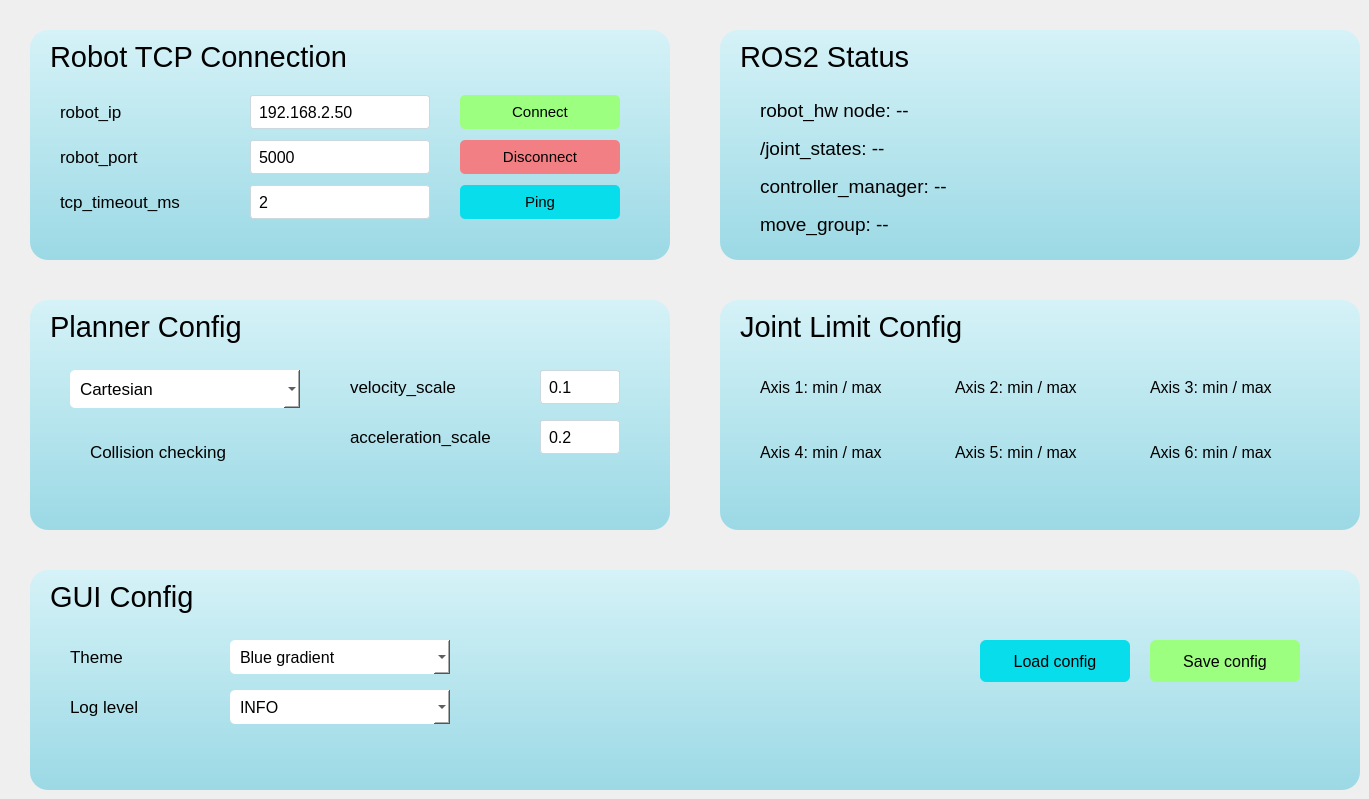
    <widget class="QWidget" name="pageSetting">
     <property name="styleSheet">
      <string>QWidget#pageSetting { background: qlineargradient(x1:0,y1:0,x2:0,y2:1, stop:0 #78b2d9, stop:1 #253d56); }</string>
     </property>
     <widget class="QFrame" name="RobotConnectionSetting">
      <property name="geometry">
       <rect>
        <x>30</x>
        <y>30</y>
        <width>640</width>
        <height>230</height>
       </rect>
      </property>
      <property name="styleSheet">
       <string>background: qlineargradient(x1:0,y1:0,x2:0,y2:1, stop:0 #d5f2f7, stop:1 #9bd9e5); border-radius:18px;</string>
      </property>
      <widget class="QLabel" name="RobotConnectionSetting_title">
       <property name="geometry">
        <rect>
         <x>20</x>
         <y>8</y>
         <width>600</width>
         <height>38</height>
        </rect>
       </property>
       <property name="font">
        <font>
         <family>Arial</family>
         <pointsize>22</pointsize>
        </font>
       </property>
       <property name="styleSheet">
        <string>color:black; background:transparent; border:0px;</string>
       </property>
       <property name="text">
        <string>Robot TCP Connection</string>
       </property>
      </widget>
      <widget class="QLabel" name="txtRobotIP_label">
       <property name="geometry">
        <rect>
         <x>30</x>
         <y>65</y>
         <width>170</width>
         <height>34</height>
        </rect>
       </property>
       <property name="font">
        <font>
         <family>Arial</family>
         <pointsize>13</pointsize>
        </font>
       </property>
       <property name="styleSheet">
        <string>color:black; background:transparent; border:0px;</string>
       </property>
       <property name="text">
        <string>robot_ip</string>
       </property>
      </widget>
      <widget class="QLineEdit" name="txtRobotIP">
       <property name="geometry">
        <rect>
         <x>220</x>
         <y>65</y>
         <width>180</width>
         <height>34</height>
        </rect>
       </property>
       <property name="font">
        <font>
         <family>Arial</family>
         <pointsize>12</pointsize>
        </font>
       </property>
       <property name="styleSheet">
        <string>QLineEdit { background:white; border-radius:3px; border:1px solid #cbd8e0; padding-left:6px; color:black;}</string>
       </property>
       <property name="text">
        <string>192.168.2.50</string>
       </property>
      </widget>
      <widget class="QLabel" name="txtRobotPort_label">
       <property name="geometry">
        <rect>
         <x>30</x>
         <y>110</y>
         <width>170</width>
         <height>34</height>
        </rect>
       </property>
       <property name="font">
        <font>
         <family>Arial</family>
         <pointsize>13</pointsize>
        </font>
       </property>
       <property name="styleSheet">
        <string>color:black; background:transparent; border:0px;</string>
       </property>
       <property name="text">
        <string>robot_port</string>
       </property>
      </widget>
      <widget class="QLineEdit" name="txtRobotPort">
       <property name="geometry">
        <rect>
         <x>220</x>
         <y>110</y>
         <width>180</width>
         <height>34</height>
        </rect>
       </property>
       <property name="font">
        <font>
         <family>Arial</family>
         <pointsize>12</pointsize>
        </font>
       </property>
       <property name="styleSheet">
        <string>QLineEdit { background:white; border-radius:3px; border:1px solid #cbd8e0; padding-left:6px; color:black;}</string>
       </property>
       <property name="text">
        <string>5000</string>
       </property>
      </widget>
      <widget class="QLabel" name="txtTcpTimeoutMs_label">
       <property name="geometry">
        <rect>
         <x>30</x>
         <y>155</y>
         <width>170</width>
         <height>34</height>
        </rect>
       </property>
       <property name="font">
        <font>
         <family>Arial</family>
         <pointsize>13</pointsize>
        </font>
       </property>
       <property name="styleSheet">
        <string>color:black; background:transparent; border:0px;</string>
       </property>
       <property name="text">
        <string>tcp_timeout_ms</string>
       </property>
      </widget>
      <widget class="QLineEdit" name="txtTcpTimeoutMs">
       <property name="geometry">
        <rect>
         <x>220</x>
         <y>155</y>
         <width>180</width>
         <height>34</height>
        </rect>
       </property>
       <property name="font">
        <font>
         <family>Arial</family>
         <pointsize>12</pointsize>
        </font>
       </property>
       <property name="styleSheet">
        <string>QLineEdit { background:white; border-radius:3px; border:1px solid #cbd8e0; padding-left:6px; color:black;}</string>
       </property>
       <property name="text">
        <string>2</string>
       </property>
      </widget>
      <widget class="QPushButton" name="btnConnectRobot">
       <property name="geometry">
        <rect>
         <x>430</x>
         <y>65</y>
         <width>160</width>
         <height>34</height>
        </rect>
       </property>
       <property name="font">
        <font>
         <family>Arial</family>
         <pointsize>11</pointsize>
        </font>
       </property>
       <property name="styleSheet">
        <string>QPushButton{background:#9dff80; border-radius:5px;}</string>
       </property>
       <property name="text">
        <string>Connect</string>
       </property>
      </widget>
      <widget class="QPushButton" name="btnDisconnectRobot">
       <property name="geometry">
        <rect>
         <x>430</x>
         <y>110</y>
         <width>160</width>
         <height>34</height>
        </rect>
       </property>
       <property name="font">
        <font>
         <family>Arial</family>
         <pointsize>11</pointsize>
        </font>
       </property>
       <property name="styleSheet">
        <string>QPushButton{background:#f27f83; border-radius:5px;}</string>
       </property>
       <property name="text">
        <string>Disconnect</string>
       </property>
      </widget>
      <widget class="QPushButton" name="btnPingRobot">
       <property name="geometry">
        <rect>
         <x>430</x>
         <y>155</y>
         <width>160</width>
         <height>34</height>
        </rect>
       </property>
       <property name="font">
        <font>
         <family>Arial</family>
         <pointsize>11</pointsize>
        </font>
       </property>
       <property name="styleSheet">
        <string>QPushButton{background:#08ddec; border-radius:5px;}</string>
       </property>
       <property name="text">
        <string>Ping</string>
       </property>
      </widget>
     </widget>
     <widget class="QFrame" name="Ros2Setting">
      <property name="geometry">
       <rect>
        <x>720</x>
        <y>30</y>
        <width>640</width>
        <height>230</height>
       </rect>
      </property>
      <property name="styleSheet">
       <string>background: qlineargradient(x1:0,y1:0,x2:0,y2:1, stop:0 #d5f2f7, stop:1 #9bd9e5); border-radius:18px;</string>
      </property>
      <widget class="QLabel" name="Ros2Setting_title">
       <property name="geometry">
        <rect>
         <x>20</x>
         <y>8</y>
         <width>600</width>
         <height>38</height>
        </rect>
       </property>
       <property name="font">
        <font>
         <family>Arial</family>
         <pointsize>22</pointsize>
        </font>
       </property>
       <property name="styleSheet">
        <string>color:black; background:transparent; border:0px;</string>
       </property>
       <property name="text">
        <string>ROS2 Status</string>
       </property>
      </widget>
      <widget class="QLabel" name="lblRosStatus0">
       <property name="geometry">
        <rect>
         <x>40</x>
         <y>65</y>
         <width>520</width>
         <height>30</height>
        </rect>
       </property>
       <property name="font">
        <font>
         <family>Arial</family>
         <pointsize>14</pointsize>
        </font>
       </property>
       <property name="styleSheet">
        <string>color:black; background:transparent; border:0px;</string>
       </property>
       <property name="text">
        <string>robot_hw node: --</string>
       </property>
      </widget>
      <widget class="QLabel" name="lblRosStatus1">
       <property name="geometry">
        <rect>
         <x>40</x>
         <y>103</y>
         <width>520</width>
         <height>30</height>
        </rect>
       </property>
       <property name="font">
        <font>
         <family>Arial</family>
         <pointsize>14</pointsize>
        </font>
       </property>
       <property name="styleSheet">
        <string>color:black; background:transparent; border:0px;</string>
       </property>
       <property name="text">
        <string>/joint_states: --</string>
       </property>
      </widget>
      <widget class="QLabel" name="lblRosStatus2">
       <property name="geometry">
        <rect>
         <x>40</x>
         <y>141</y>
         <width>520</width>
         <height>30</height>
        </rect>
       </property>
       <property name="font">
        <font>
         <family>Arial</family>
         <pointsize>14</pointsize>
        </font>
       </property>
       <property name="styleSheet">
        <string>color:black; background:transparent; border:0px;</string>
       </property>
       <property name="text">
        <string>controller_manager: --</string>
       </property>
      </widget>
      <widget class="QLabel" name="lblRosStatus3">
       <property name="geometry">
        <rect>
         <x>40</x>
         <y>179</y>
         <width>520</width>
         <height>30</height>
        </rect>
       </property>
       <property name="font">
        <font>
         <family>Arial</family>
         <pointsize>14</pointsize>
        </font>
       </property>
       <property name="styleSheet">
        <string>color:black; background:transparent; border:0px;</string>
       </property>
       <property name="text">
        <string>move_group: --</string>
       </property>
      </widget>
     </widget>
     <widget class="QFrame" name="PlannerSetting">
      <property name="geometry">
       <rect>
        <x>30</x>
        <y>300</y>
        <width>640</width>
        <height>230</height>
       </rect>
      </property>
      <property name="styleSheet">
       <string>background: qlineargradient(x1:0,y1:0,x2:0,y2:1, stop:0 #d5f2f7, stop:1 #9bd9e5); border-radius:18px;</string>
      </property>
      <widget class="QLabel" name="PlannerSetting_title">
       <property name="geometry">
        <rect>
         <x>20</x>
         <y>8</y>
         <width>600</width>
         <height>38</height>
        </rect>
       </property>
       <property name="font">
        <font>
         <family>Arial</family>
         <pointsize>22</pointsize>
        </font>
       </property>
       <property name="styleSheet">
        <string>color:black; background:transparent; border:0px;</string>
       </property>
       <property name="text">
        <string>Planner Config</string>
       </property>
      </widget>
      <widget class="QComboBox" name="cbPlannerMethod">
       <property name="geometry">
        <rect>
         <x>40</x>
         <y>70</y>
         <width>230</width>
         <height>38</height>
        </rect>
       </property>
       <property name="styleSheet">
        <string>QComboBox{background:white; border-radius:5px; padding-left:10px; font: 13pt Arial;}</string>
       </property>
       <item>
        <property name="text">
         <string>Cartesian</string>
        </property>
       </item>
       <item>
        <property name="text">
         <string>MoveIt</string>
        </property>
       </item>
       <item>
        <property name="text">
         <string>RL</string>
        </property>
       </item>
       <item>
        <property name="text">
         <string>Traditional</string>
        </property>
       </item>
      </widget>
      <widget class="QLabel" name="txtVelocityScale_label">
       <property name="geometry">
        <rect>
         <x>320</x>
         <y>70</y>
         <width>180</width>
         <height>34</height>
        </rect>
       </property>
       <property name="font">
        <font>
         <family>Arial</family>
         <pointsize>13</pointsize>
        </font>
       </property>
       <property name="styleSheet">
        <string>color:black; background:transparent; border:0px;</string>
       </property>
       <property name="text">
        <string>velocity_scale</string>
       </property>
      </widget>
      <widget class="QLineEdit" name="txtVelocityScale">
       <property name="geometry">
        <rect>
         <x>510</x>
         <y>70</y>
         <width>80</width>
         <height>34</height>
        </rect>
       </property>
       <property name="font">
        <font>
         <family>Arial</family>
         <pointsize>12</pointsize>
        </font>
       </property>
       <property name="styleSheet">
        <string>QLineEdit { background:white; border-radius:3px; border:1px solid #cbd8e0; padding-left:6px; color:black;}</string>
       </property>
       <property name="text">
        <string>0.1</string>
       </property>
      </widget>
      <widget class="QLabel" name="txtAccelerationScale_label">
       <property name="geometry">
        <rect>
         <x>320</x>
         <y>120</y>
         <width>180</width>
         <height>34</height>
        </rect>
       </property>
       <property name="font">
        <font>
         <family>Arial</family>
         <pointsize>13</pointsize>
        </font>
       </property>
       <property name="styleSheet">
        <string>color:black; background:transparent; border:0px;</string>
       </property>
       <property name="text">
        <string>acceleration_scale</string>
       </property>
      </widget>
      <widget class="QLineEdit" name="txtAccelerationScale">
       <property name="geometry">
        <rect>
         <x>510</x>
         <y>120</y>
         <width>80</width>
         <height>34</height>
        </rect>
       </property>
       <property name="font">
        <font>
         <family>Arial</family>
         <pointsize>12</pointsize>
        </font>
       </property>
       <property name="styleSheet">
        <string>QLineEdit { background:white; border-radius:3px; border:1px solid #cbd8e0; padding-left:6px; color:black;}</string>
       </property>
       <property name="text">
        <string>0.2</string>
       </property>
      </widget>
      <widget class="QCheckBox" name="chkCollisionChecking">
       <property name="geometry">
        <rect>
         <x>40</x>
         <y>135</y>
         <width>250</width>
         <height>34</height>
        </rect>
       </property>
       <property name="font">
        <font>
         <family>Arial</family>
         <pointsize>13</pointsize>
        </font>
       </property>
       <property name="styleSheet">
        <string>background:transparent; color:black;</string>
       </property>
       <property name="text">
        <string>Collision checking</string>
       </property>
      </widget>
     </widget>
     <widget class="QFrame" name="JointLimitSetting">
      <property name="geometry">
       <rect>
        <x>720</x>
        <y>300</y>
        <width>640</width>
        <height>230</height>
       </rect>
      </property>
      <property name="styleSheet">
       <string>background: qlineargradient(x1:0,y1:0,x2:0,y2:1, stop:0 #d5f2f7, stop:1 #9bd9e5); border-radius:18px;</string>
      </property>
      <widget class="QLabel" name="JointLimitSetting_title">
       <property name="geometry">
        <rect>
         <x>20</x>
         <y>8</y>
         <width>600</width>
         <height>38</height>
        </rect>
       </property>
       <property name="font">
        <font>
         <family>Arial</family>
         <pointsize>22</pointsize>
        </font>
       </property>
       <property name="styleSheet">
        <string>color:black; background:transparent; border:0px;</string>
       </property>
       <property name="text">
        <string>Joint Limit Config</string>
       </property>
      </widget>
      <widget class="QLabel" name="Axis1Limit">
       <property name="geometry">
        <rect>
         <x>40</x>
         <y>70</y>
         <width>160</width>
         <height>34</height>
        </rect>
       </property>
       <property name="font">
        <font>
         <family>Arial</family>
         <pointsize>12</pointsize>
        </font>
       </property>
       <property name="styleSheet">
        <string>color:black; background:transparent; border:0px;</string>
       </property>
       <property name="text">
        <string>Axis 1: min / max</string>
       </property>
      </widget>
      <widget class="QLabel" name="Axis2Limit">
       <property name="geometry">
        <rect>
         <x>235</x>
         <y>70</y>
         <width>160</width>
         <height>34</height>
        </rect>
       </property>
       <property name="font">
        <font>
         <family>Arial</family>
         <pointsize>12</pointsize>
        </font>
       </property>
       <property name="styleSheet">
        <string>color:black; background:transparent; border:0px;</string>
       </property>
       <property name="text">
        <string>Axis 2: min / max</string>
       </property>
      </widget>
      <widget class="QLabel" name="Axis3Limit">
       <property name="geometry">
        <rect>
         <x>430</x>
         <y>70</y>
         <width>160</width>
         <height>34</height>
        </rect>
       </property>
       <property name="font">
        <font>
         <family>Arial</family>
         <pointsize>12</pointsize>
        </font>
       </property>
       <property name="styleSheet">
        <string>color:black; background:transparent; border:0px;</string>
       </property>
       <property name="text">
        <string>Axis 3: min / max</string>
       </property>
      </widget>
      <widget class="QLabel" name="Axis4Limit">
       <property name="geometry">
        <rect>
         <x>40</x>
         <y>135</y>
         <width>160</width>
         <height>34</height>
        </rect>
       </property>
       <property name="font">
        <font>
         <family>Arial</family>
         <pointsize>12</pointsize>
        </font>
       </property>
       <property name="styleSheet">
        <string>color:black; background:transparent; border:0px;</string>
       </property>
       <property name="text">
        <string>Axis 4: min / max</string>
       </property>
      </widget>
      <widget class="QLabel" name="Axis5Limit">
       <property name="geometry">
        <rect>
         <x>235</x>
         <y>135</y>
         <width>160</width>
         <height>34</height>
        </rect>
       </property>
       <property name="font">
        <font>
         <family>Arial</family>
         <pointsize>12</pointsize>
        </font>
       </property>
       <property name="styleSheet">
        <string>color:black; background:transparent; border:0px;</string>
       </property>
       <property name="text">
        <string>Axis 5: min / max</string>
       </property>
      </widget>
      <widget class="QLabel" name="Axis6Limit">
       <property name="geometry">
        <rect>
         <x>430</x>
         <y>135</y>
         <width>160</width>
         <height>34</height>
        </rect>
       </property>
       <property name="font">
        <font>
         <family>Arial</family>
         <pointsize>12</pointsize>
        </font>
       </property>
       <property name="styleSheet">
        <string>color:black; background:transparent; border:0px;</string>
       </property>
       <property name="text">
        <string>Axis 6: min / max</string>
       </property>
      </widget>
     </widget>
     <widget class="QFrame" name="GuiSetting">
      <property name="geometry">
       <rect>
        <x>30</x>
        <y>570</y>
        <width>1330</width>
        <height>220</height>
       </rect>
      </property>
      <property name="styleSheet">
       <string>background: qlineargradient(x1:0,y1:0,x2:0,y2:1, stop:0 #d5f2f7, stop:1 #9bd9e5); border-radius:18px;</string>
      </property>
      <widget class="QLabel" name="GuiSetting_title">
       <property name="geometry">
        <rect>
         <x>20</x>
         <y>8</y>
         <width>1290</width>
         <height>38</height>
        </rect>
       </property>
       <property name="font">
        <font>
         <family>Arial</family>
         <pointsize>22</pointsize>
        </font>
       </property>
       <property name="styleSheet">
        <string>color:black; background:transparent; border:0px;</string>
       </property>
       <property name="text">
        <string>GUI Config</string>
       </property>
      </widget>
      <widget class="QLabel" name="cbTheme_label">
       <property name="geometry">
        <rect>
         <x>40</x>
         <y>70</y>
         <width>150</width>
         <height>34</height>
        </rect>
       </property>
       <property name="font">
        <font>
         <family>Arial</family>
         <pointsize>13</pointsize>
        </font>
       </property>
       <property name="styleSheet">
        <string>color:black; background:transparent; border:0px;</string>
       </property>
       <property name="text">
        <string>Theme</string>
       </property>
      </widget>
      <widget class="QComboBox" name="cbTheme">
       <property name="geometry">
        <rect>
         <x>200</x>
         <y>70</y>
         <width>220</width>
         <height>34</height>
        </rect>
       </property>
       <property name="styleSheet">
        <string>QComboBox{background:white; border-radius:5px; padding-left:10px; font: 12pt Arial;}</string>
       </property>
       <item>
        <property name="text">
         <string>Blue gradient</string>
        </property>
       </item>
       <item>
        <property name="text">
         <string>Dark</string>
        </property>
       </item>
       <item>
        <property name="text">
         <string>Light</string>
        </property>
       </item>
      </widget>
      <widget class="QLabel" name="cbLogLevel_label">
       <property name="geometry">
        <rect>
         <x>40</x>
         <y>120</y>
         <width>150</width>
         <height>34</height>
        </rect>
       </property>
       <property name="font">
        <font>
         <family>Arial</family>
         <pointsize>13</pointsize>
        </font>
       </property>
       <property name="styleSheet">
        <string>color:black; background:transparent; border:0px;</string>
       </property>
       <property name="text">
        <string>Log level</string>
       </property>
      </widget>
      <widget class="QComboBox" name="cbLogLevel">
       <property name="geometry">
        <rect>
         <x>200</x>
         <y>120</y>
         <width>220</width>
         <height>34</height>
        </rect>
       </property>
       <property name="styleSheet">
        <string>QComboBox{background:white; border-radius:5px; padding-left:10px; font: 12pt Arial;}</string>
       </property>
       <item>
        <property name="text">
         <string>INFO</string>
        </property>
       </item>
       <item>
        <property name="text">
         <string>WARN</string>
        </property>
       </item>
       <item>
        <property name="text">
         <string>ERROR</string>
        </property>
       </item>
       <item>
        <property name="text">
         <string>DEBUG</string>
        </property>
       </item>
      </widget>
      <widget class="QPushButton" name="btnLoadConfig">
       <property name="geometry">
        <rect>
         <x>950</x>
         <y>70</y>
         <width>150</width>
         <height>42</height>
        </rect>
       </property>
       <property name="font">
        <font>
         <family>Arial</family>
         <pointsize>12</pointsize>
        </font>
       </property>
       <property name="styleSheet">
        <string>QPushButton{background:#08ddec; border-radius:6px;}</string>
       </property>
       <property name="text">
        <string>Load config</string>
       </property>
      </widget>
      <widget class="QPushButton" name="btnSaveConfig">
       <property name="geometry">
        <rect>
         <x>1120</x>
         <y>70</y>
         <width>150</width>
         <height>42</height>
        </rect>
       </property>
       <property name="font">
        <font>
         <family>Arial</family>
         <pointsize>12</pointsize>
        </font>
       </property>
       <property name="styleSheet">
        <string>QPushButton{background:#9dff80; border-radius:6px;}</string>
       </property>
       <property name="text">
        <string>Save config</string>
       </property>
      </widget>
     </widget>
    </widget>
